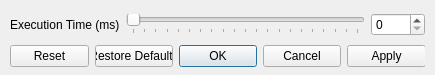
<?xml version="1.0" encoding="UTF-8"?>
<ui version="4.0">
 <class>ModuleDialogBasic</class>
 <widget class="QDialog" name="ModuleDialogBasic">
  <property name="geometry">
   <rect>
    <x>0</x>
    <y>0</y>
    <width>435</width>
    <height>75</height>
   </rect>
  </property>
  <property name="windowTitle">
   <string>Dialog</string>
  </property>
  <widget class="QWidget" name="">
   <property name="geometry">
    <rect>
     <x>10</x>
     <y>10</y>
     <width>415</width>
     <height>62</height>
    </rect>
   </property>
   <layout class="QVBoxLayout" name="verticalLayout">
    <item>
     <layout class="QHBoxLayout" name="horizontalLayout">
      <item>
       <widget class="QLabel" name="executionTimeLabel_">
        <property name="text">
         <string>Execution Time (ms)</string>
        </property>
       </widget>
      </item>
      <item>
       <widget class="QSlider" name="executionTimeHorizontalSlider_">
        <property name="maximum">
         <number>5000</number>
        </property>
        <property name="singleStep">
         <number>10</number>
        </property>
        <property name="pageStep">
         <number>250</number>
        </property>
        <property name="orientation">
         <enum>Qt::Horizontal</enum>
        </property>
        <property name="tickPosition">
         <enum>QSlider::TicksBelow</enum>
        </property>
       </widget>
      </item>
      <item>
       <widget class="QSpinBox" name="executionTimeSpinBox_">
        <property name="readOnly">
         <bool>false</bool>
        </property>
        <property name="maximum">
         <number>5000</number>
        </property>
       </widget>
      </item>
     </layout>
    </item>
    <item>
     <widget class="QDialogButtonBox" name="buttonBox">
      <property name="orientation">
       <enum>Qt::Horizontal</enum>
      </property>
      <property name="standardButtons">
       <set>QDialogButtonBox::Apply|QDialogButtonBox::Cancel|QDialogButtonBox::Ok|QDialogButtonBox::Reset|QDialogButtonBox::RestoreDefaults</set>
      </property>
      <property name="centerButtons">
       <bool>false</bool>
      </property>
     </widget>
    </item>
   </layout>
  </widget>
 </widget>
 <resources/>
 <connections>
  <connection>
   <sender>buttonBox</sender>
   <signal>accepted()</signal>
   <receiver>ModuleDialogBasic</receiver>
   <slot>accept()</slot>
   <hints>
    <hint type="sourcelabel">
     <x>248</x>
     <y>254</y>
    </hint>
    <hint type="destinationlabel">
     <x>157</x>
     <y>274</y>
    </hint>
   </hints>
  </connection>
  <connection>
   <sender>buttonBox</sender>
   <signal>rejected()</signal>
   <receiver>ModuleDialogBasic</receiver>
   <slot>reject()</slot>
   <hints>
    <hint type="sourcelabel">
     <x>316</x>
     <y>260</y>
    </hint>
    <hint type="destinationlabel">
     <x>286</x>
     <y>274</y>
    </hint>
   </hints>
  </connection>
  <connection>
   <sender>executionTimeHorizontalSlider_</sender>
   <signal>valueChanged(int)</signal>
   <receiver>executionTimeSpinBox_</receiver>
   <slot>setValue(int)</slot>
   <hints>
    <hint type="sourcelabel">
     <x>242</x>
     <y>25</y>
    </hint>
    <hint type="destinationlabel">
     <x>400</x>
     <y>25</y>
    </hint>
   </hints>
  </connection>
  <connection>
   <sender>executionTimeSpinBox_</sender>
   <signal>valueChanged(int)</signal>
   <receiver>executionTimeHorizontalSlider_</receiver>
   <slot>setValue(int)</slot>
   <hints>
    <hint type="sourcelabel">
     <x>400</x>
     <y>25</y>
    </hint>
    <hint type="destinationlabel">
     <x>242</x>
     <y>25</y>
    </hint>
   </hints>
  </connection>
 </connections>
</ui>
